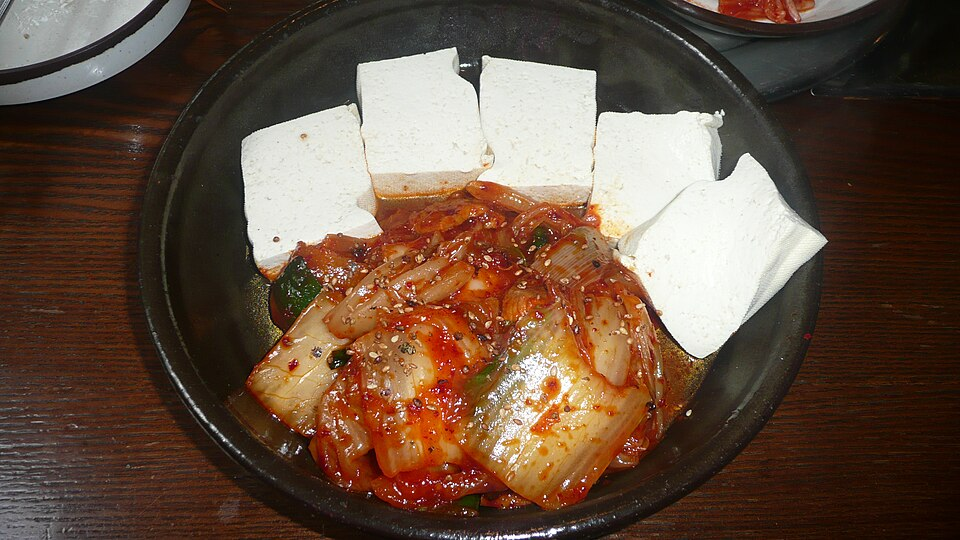
#> input picture data/sample.jpg, 960 x 540 px
$ python depth_processing.py
#> lines starting #> are read from the running program, lines starting #| are printed output that depends on the picture
#> further down, image is the input picture: shape (540, 960, 3); mean B, G, R 64.6, 80.2, 102.9
from pathlib import Path

import cv2
import numpy as np


BASE_DIR = Path(__file__).resolve().parents[1]
DATA_DIR = BASE_DIR / "data"
OUTPUT_DIR = BASE_DIR / "outputs" / "virtual_depth"


def generate_depth_map(image):
    if image is None:
        raise ValueError("Input image is missing.")

    gray = cv2.cvtColor(image, cv2.COLOR_BGR2GRAY)
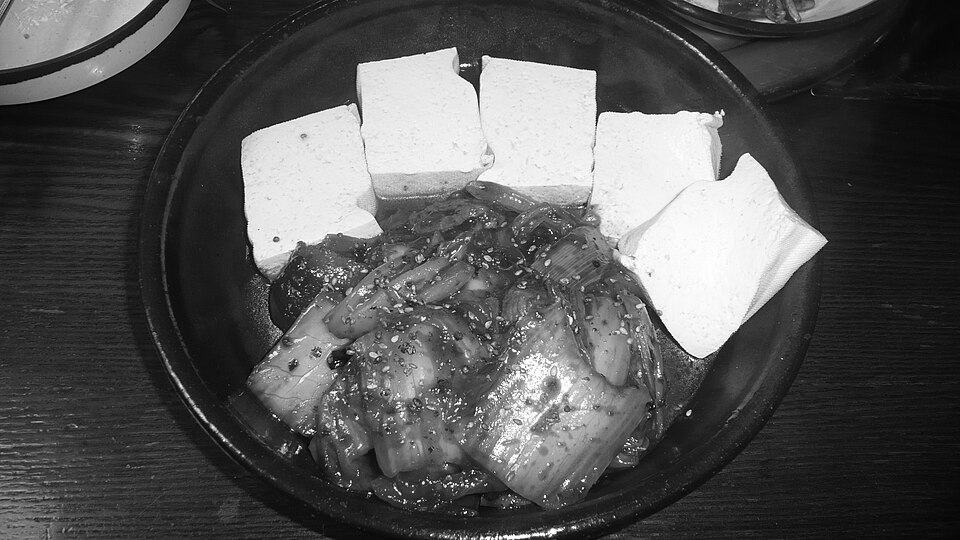
#> gray: shape (540, 960); min 0, max 255, mean 85.2
    depth_map = cv2.applyColorMap(gray, cv2.COLORMAP_JET)
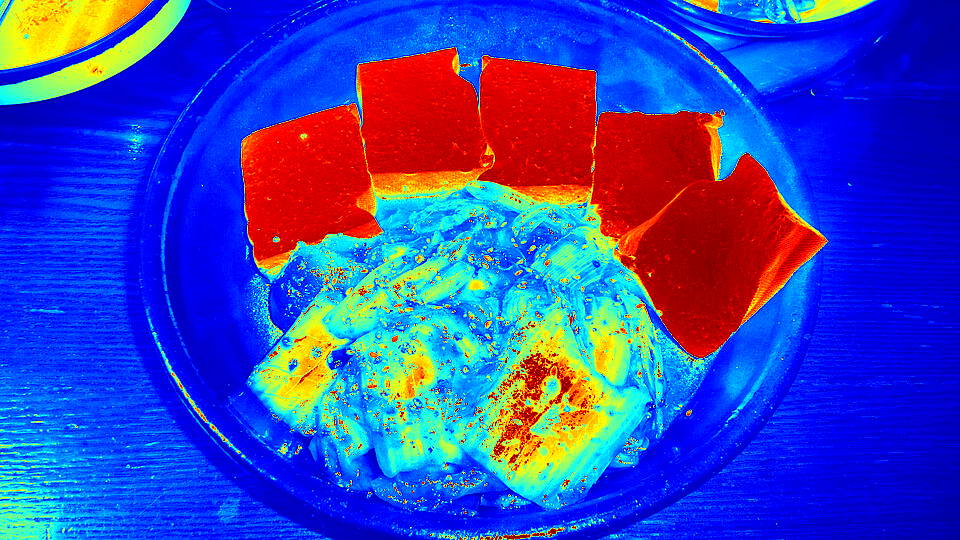
#> depth_map: shape (540, 960, 3); mean B, G, R 183, 70, 54.1

    return depth_map


def generate_point_cloud(image):
    if image is None:
        raise ValueError("Input image is missing.")

    gray = cv2.cvtColor(image, cv2.COLOR_BGR2GRAY)

    height, width = gray.shape
#> height = 540; width = 960
    x, y = np.meshgrid(
        np.arange(width),
        np.arange(height)
    )
    z = gray.astype(np.float32)

    points_3d = np.dstack((x, y, z))
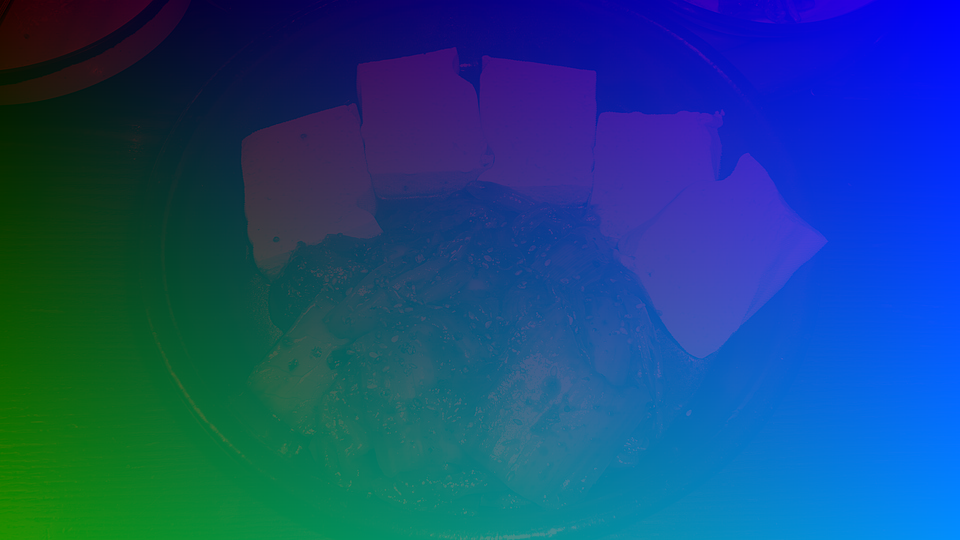
#> points_3d: shape (540, 960, 3) float64; mean of channels 0, 1, 2 479.5, 269.5, 85.2; drawn with min black and max white

    return points_3d


if __name__ == "__main__":
    image = cv2.imread(str(DATA_DIR / "sample.jpg"))

    if image is None:
        raise FileNotFoundError("data/sample.jpg was not found.")

    depth_map = generate_depth_map(image)
    points_3d = generate_point_cloud(image)

    OUTPUT_DIR.mkdir(parents=True, exist_ok=True)
    cv2.imwrite(str(OUTPUT_DIR / "depth_map.jpg"), depth_map)

    print(f"points_3d shape: {points_3d.shape}")
#| points_3d shape: (540, 960, 3)

    cv2.imshow("Original Image", image)
    cv2.imshow("Depth Map", depth_map)
    cv2.waitKey(0)
    cv2.destroyAllWindows()
